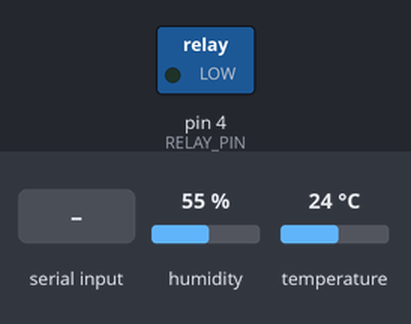
Simulated run of this sketch. Board: Arduino Uno, built with avr-gcc and run on an emulated ATmega328P. Shown: switched loads named in the sketch (green lamp = pin HIGH). The inputs (shaded band) are chosen by the test bench; at power-on: humidity 55 %, temperature 24 °C. What the sketch prints to the serial monitor is not drawn.

Above: at 1.2 s.
1.3 s: "0" received over Serial
At 2.4 s:
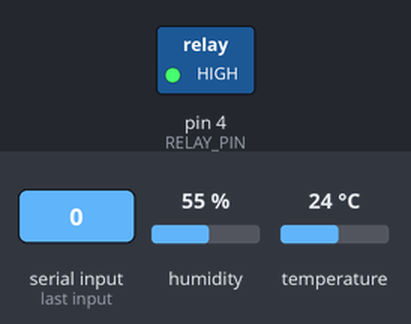
2.8 s: "1" received over Serial
At 3.5 s:
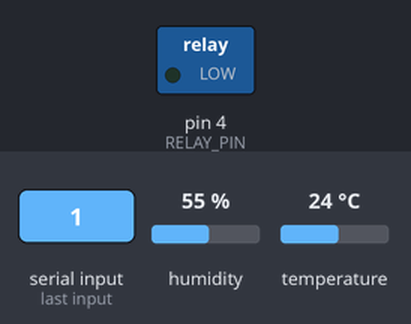
Timing chart, 0 to 5.8 s (numbered marks = the images above; inputs shaded):
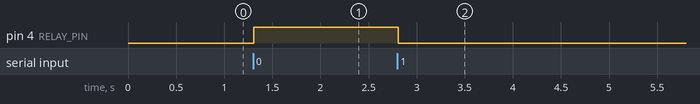

Measured:
- after the input at 1.3 s, pin 4 (RELAY_PIN): LOW → HIGH at once
- after the input at 2.8 s, pin 4 (RELAY_PIN): HIGH → LOW at once

The sketch:

MonitoramentoAmbientalMQTT.ino
```cpp
// Read DHT11 sensor and send serially to PC

#include <DHT.h>         // Include Adafruit DHT11 Sensors Library

#define DHTPIN 2          // DHT11 Output Pin connection
#define DHTTYPE DHT11     // DHT Type is DHT11
#define RELAY_PIN 4       // Relay PIN

DHT dht(DHTPIN, DHTTYPE);   // Initialize DHT sensor

void setup () {
  dht.begin();
  pinMode(RELAY_PIN, OUTPUT); // Configura o pino do relé como saída
  Serial.begin(9600);         // To see data on serial monitor
}

void loop (){

    float H = dht.readHumidity();
    float T = dht.readTemperature();

    // Check if any reads failed and if exit
    if (isnan(H) || isnan(T)){
      Serial.println("Failed to read from DHT sensor!");
      return;
    }

    // Combine Humidity and Temperature into single string
    String dhtData = String(H) + "," + String(T);
    Serial.println(dhtData);

    if (Serial.available() > 0) {  // Verifica se há dados disponíveis para ler na serial
      char command = Serial.read(); // Lê um caractere da serial

      if (command == '0') {
        digitalWrite(RELAY_PIN, HIGH); // Desliga o relé
      } else if (command == '1') {
        digitalWrite(RELAY_PIN, LOW);  // Liga o relé
      }
  }
}
```
